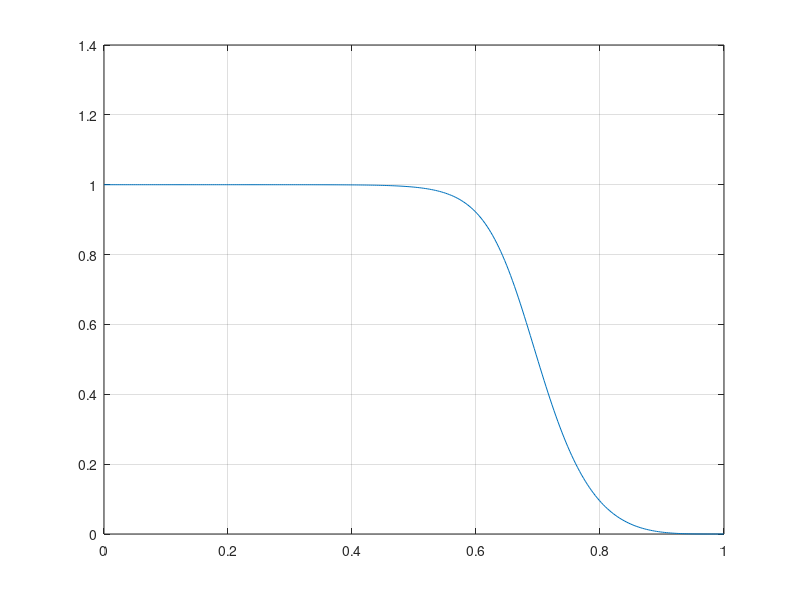

MATLAB code to generate this figure:
clc ;
close all ;
clear all ;

alphap=4;
alphas=30;
fp=700;
fs=900;
f=6500
ohmp=(2*pi*fp)/f
ohms=(2*pi*fs)/f

[N,wn]=buttord(ohmp,ohms,alphap,alphas);
[B,A]=butter(N,wn,'low');
t=0:.01:pi;
[h,ohm]=freqz(B,A,t);
plot(ohm/pi,abs(h))
grid on ;